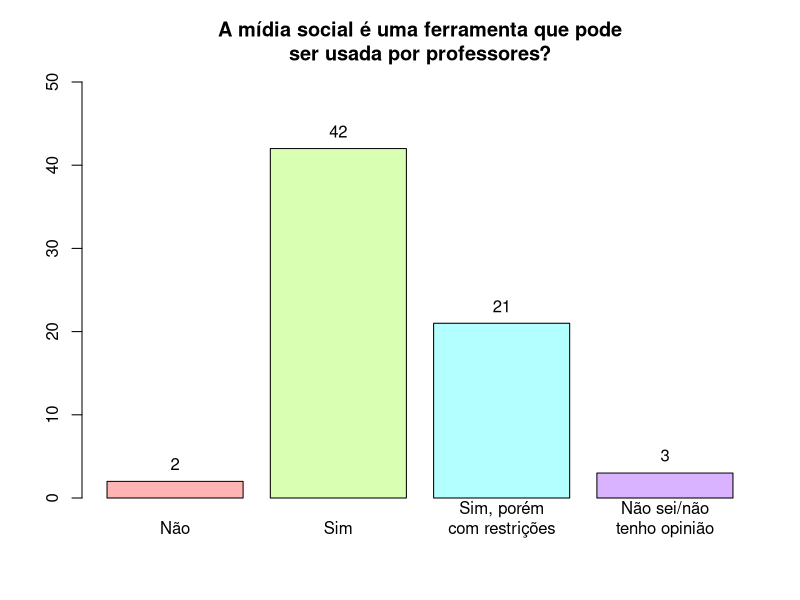
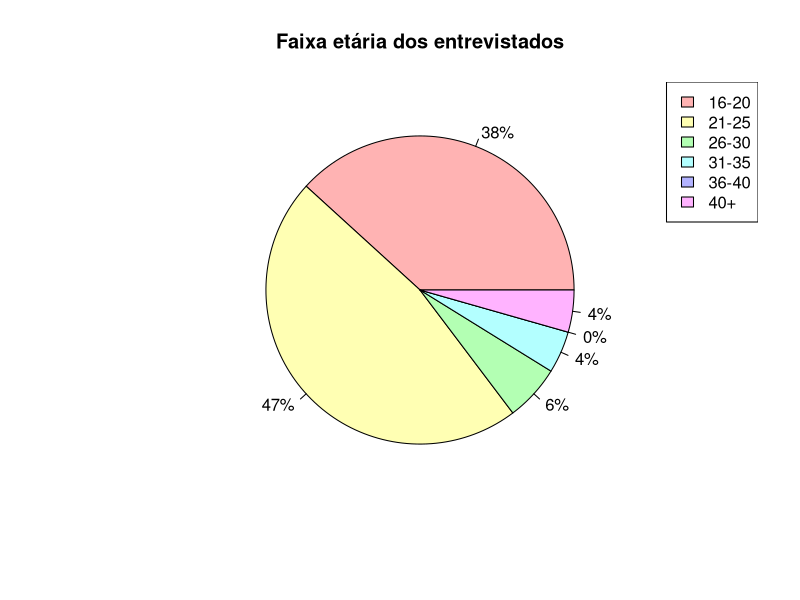
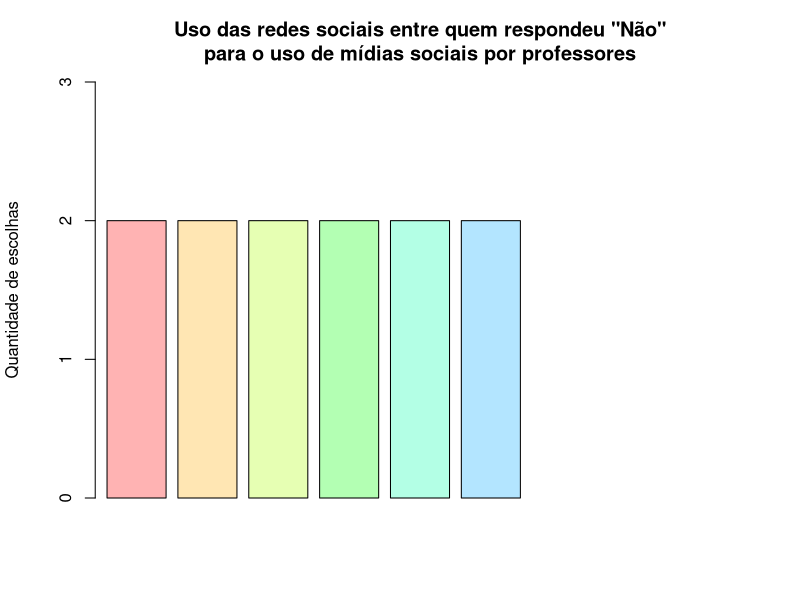
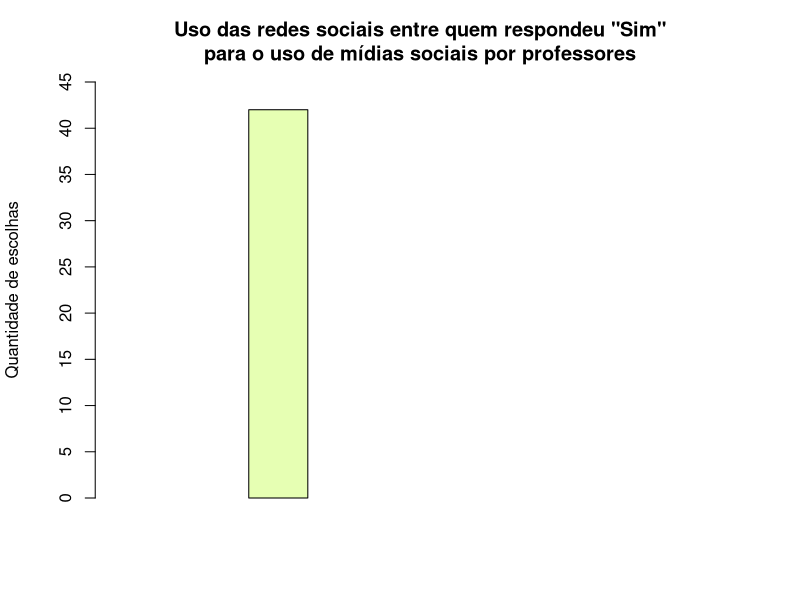
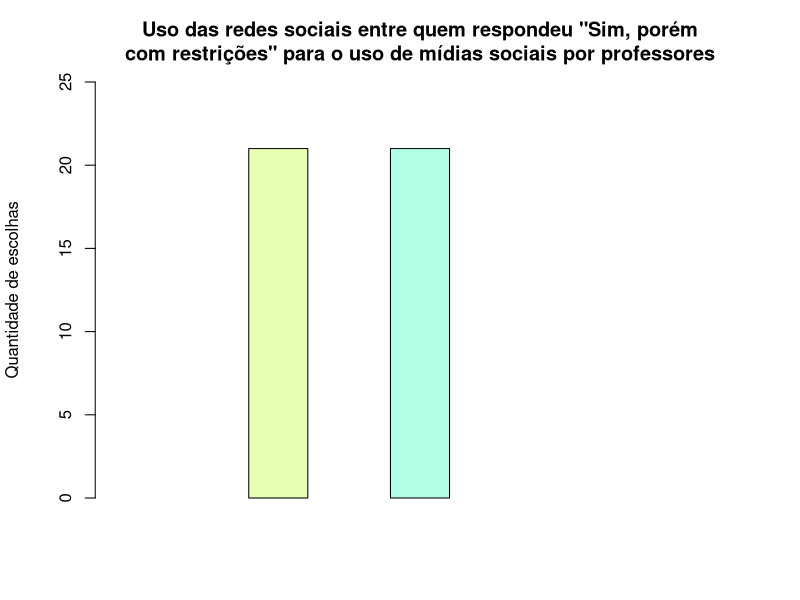
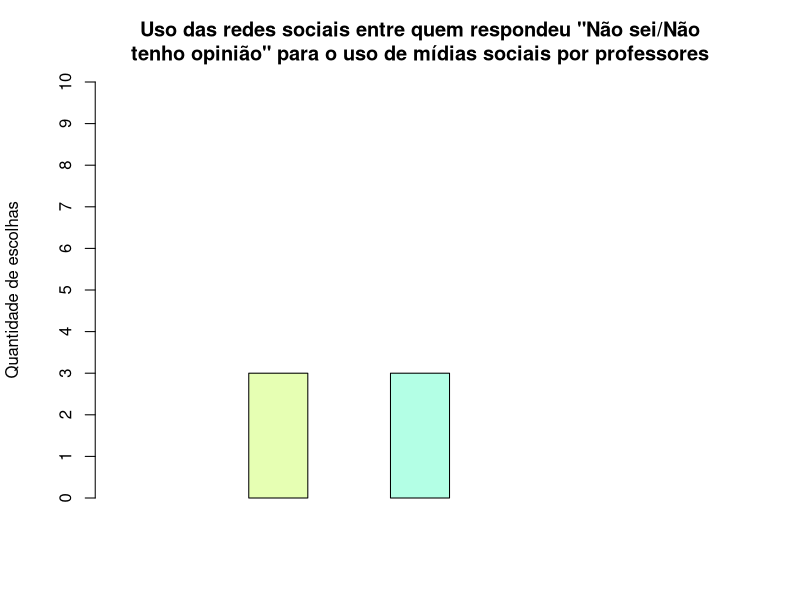
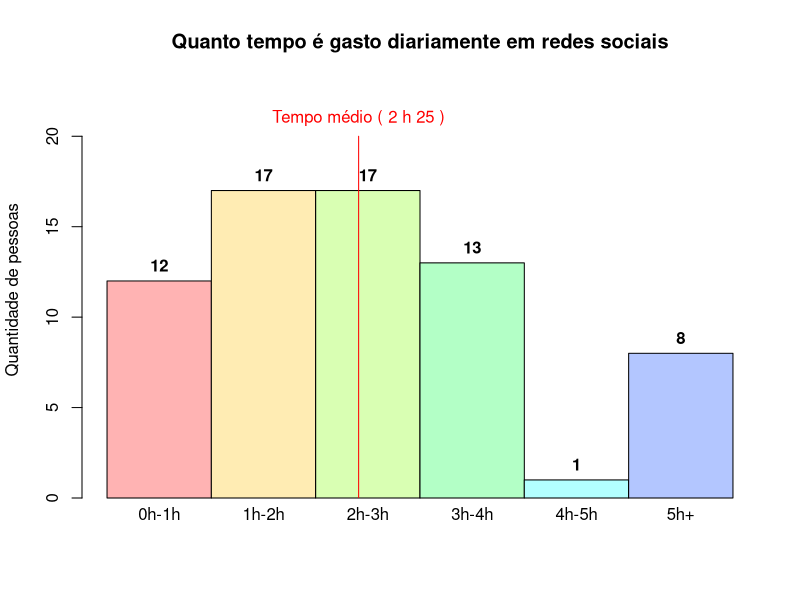
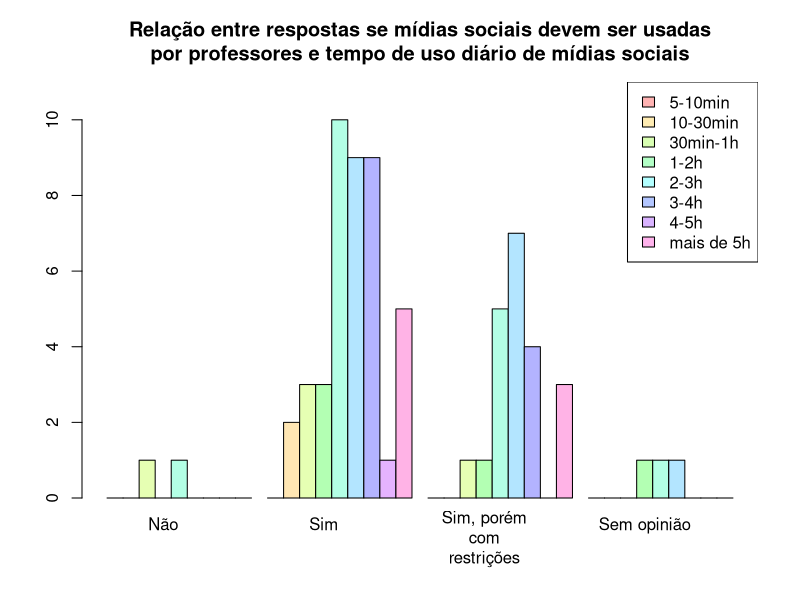

Write the R code that produced these figures, in order.
## ---- chunk 1
knitr::opts_chunk$set(echo = FALSE)
## ---- chunk 2
library(readxl)
df <- read_excel("../dados/umses_alunos_2018.xlsx")
lbls <- c("Não", "Sim", "Sim, porém\ncom restrições", "Não sei/não\ntenho opinião")
xval <- barplot(table(df$usoacademico),
        main="A mídia social é uma ferramenta que pode\nser usada por professores?",
        ylim=c(0, 50),
        names.arg=lbls,
        col=rainbow(4, s=.3))
text(x=xval, y=table(df$usoacademico) + max(table(df$usoacademico)) * 0.05, table(df$usoacademico))
## ---- chunk 3
library(readxl)
df <- read_excel("../dados/umses_alunos_2018.xlsx")
idade <- table(df$idade)
nidade <- as.table(0)
names(nidade) <- 5
idades <- c(idade, nidade)
idadeOrdenada <- idades[order(names(idades))]
idadeLbl = c("16-20", "21-25", "26-30", "31-35", "36-40", "40+")
idadePercent = sprintf("%d%%", round(100 * idadeOrdenada / sum(idadeOrdenada)))
pie(idadeOrdenada, labels=idadePercent, col=rainbow(6, s=.3), main="Faixa etária dos entrevistados")
legend("topright", idadeLbl, fill=rainbow(6, s=.3))
## ---- chunk 4
library(readxl)
df <- read_excel("../dados/umses_alunos_2018.xlsx")
tabela <- cbind(df$twitter, df$facebook, df$whatsapp, df$linkedin, df$youtube, df$instagram, df$snapchat, df$tumblr, df$pinterest, df$usoacademico)
lbls <- c("Twitter", "Facebook", "Whatsapp", "Linkedin", "Youtube", "Instagram", "Snapchat", "Tumblr", "Pinterest")
tab1 <- tabela[tabela[, 10] == 1, 1:9]
graf1 <- colSums(tab1[1:length(tab1[, 1]), 1:9])
xval1 <- barplot(graf1, main="Uso das redes sociais entre quem respondeu \"Não\"\npara o uso de mídias sociais por professores",
      ylab="Quantidade de escolhas",
     beside=TRUE,
     axes=FALSE,
                 axisnames=FALSE,
                 col=rainbow(9, s=.3),
                 ylim=c(0, 3))
axis(0:3, side=2, pos=c(0, 0))
text(lbls, x=xval1, y=-0.05 * max(graf1), srt="45", xpd=TRUE, adj=1)
text(graf1, x=xval1, y=graf1 + 0.05 * max(graf1))
## ---- chunk 5
library(readxl)
df <- read_excel("../dados/umses_alunos_2018.xlsx")
tabela <- cbind(df$twitter, df$facebook, df$whatsapp, df$linkedin, df$youtube, df$instagram, df$snapchat, df$tumblr, df$pinterest, df$usoacademico)
lbls <- c("Twitter", "Facebook", "Whatsapp", "Linkedin", "Youtube", "Instagram", "Snapchat", "Tumblr", "Pinterest")
tab2 <- tabela[tabela[, 10] == 2, 1:9]
graf2 <- colSums(tab2[1:length(tab2[, 1]), 1:9])
xval2 <- barplot(graf2,
                 main="Uso das redes sociais entre quem respondeu \"Sim\"\npara o uso de mídias sociais por professores",
                 ylab="Quantidade de escolhas",
                 beside=TRUE,
                 axes=FALSE,
                 axisnames=FALSE,
                 col=rainbow(9, s=.3),
                 ylim=c(0, 45))
axis(seq(0, 45, 5), side=2, pos=c(0, 0))
text(lbls, x=xval2, y=-0.05 * max(graf2), srt="45", xpd=TRUE, adj=1)
text(graf2, x=xval2, y=graf2 + 0.05 * max(graf2))
## ---- chunk 6
library(readxl)
df <- read_excel("../dados/umses_alunos_2018.xlsx")
tabela <- cbind(df$twitter, df$facebook, df$whatsapp, df$linkedin, df$youtube, df$instagram, df$snapchat, df$tumblr, df$pinterest, df$usoacademico)
lbls <- c("Twitter", "Facebook", "Whatsapp", "Linkedin", "Youtube", "Instagram", "Snapchat", "Tumblr", "Pinterest")
tab3 <- tabela[tabela[, 10] == 3, 1:9]
graf3 <- colSums(tab3[1:length(tab3[, 1]), 1:9])
xval3 <- barplot(graf3,
                 main="Uso das redes sociais entre quem respondeu \"Sim, porém\ncom restrições\" para o uso de mídias sociais por professores",
                 ylab="Quantidade de escolhas",
                 beside=TRUE,
                 axes=FALSE,
                 axisnames=FALSE,
                 col=rainbow(9, s=.3),
                 ylim=c(0, 25))
axis(seq(0, 25, 5), side=2, pos=c(0, 0))
text(lbls, x=xval3, y=-0.05 * max(graf3), srt="45", xpd=TRUE, adj=1)
text(graf3, x=xval3, y=graf3 + 0.05 * max(graf3))
## ---- chunk 7
library(readxl)
df <- read_excel("../dados/umses_alunos_2018.xlsx")
tabela <- cbind(df$twitter, df$facebook, df$whatsapp, df$linkedin, df$youtube, df$instagram, df$snapchat, df$tumblr, df$pinterest, df$usoacademico)
lbls <- c("Twitter", "Facebook", "Whatsapp", "Linkedin", "Youtube", "Instagram", "Snapchat", "Tumblr", "Pinterest")
tab4 <- tabela[tabela[, 10] == 4, 1:9]
graf4 <- colSums(tab4[1:length(tab4[, 1]), 1:9])
xval4 <- barplot(graf4,
                 main="Uso das redes sociais entre quem respondeu \"Não sei/Não\ntenho opinião\"\ para o uso de mídias sociais por professores",
                 ylab="Quantidade de escolhas",
                 beside=TRUE,
                 axes=FALSE,
                 axisnames=FALSE,
                 col=rainbow(9, s=.3),
                 ylim=c(0,10))
axis(0:(10), side=2, pos=c(0, 0))
text(lbls, x=xval4, y=-0.05 * max(graf4), srt="45", xpd=TRUE, adj=1)
text(graf4, x=xval4, y=graf4 + 0.05 * max(graf4))
## ---- chunk 8
library(readxl)
df <- read_excel("../dados/umses_alunos_2018.xlsx")
lbls <- c("0h-1h", "1h-2h", "2h-3h", "3h-4h", "4h-5h", "5h+")
aux <- as.vector(table(df$tempogasto))
h1 = aux[1] + aux[2] + aux[3] 
tabelaTempoGasto <- c(h1, aux[-(1:3)])
xval <- barplot(tabelaTempoGasto,
                main="Quanto tempo é gasto diariamente em redes sociais",
                axisnames=FALSE,
                ylab="Quantidade de pessoas",
                ylim=c(0, 23),
                col=rainbow(8, s=.3),
                space=0)
text(x=xval, y=tabelaTempoGasto + 0.05*max(tabelaTempoGasto), tabelaTempoGasto, font=2)
text(lbls, x=xval, y=-0.05 * max(tabelaTempoGasto), xpd=TRUE)
tempos <- c(30, 90, 150, 210, 270, 300)
tempoMedio <- 0
for(i in 1:length(tabelaTempoGasto)) {
  tempoMedio <- tempoMedio + tempos[i] * tabelaTempoGasto[i]
}
media <- tempoMedio / 68 / 60
horas <- floor(media)
minutos <- (media - horas) * 60
segments(x0=media, x1=media, y0=0, y1= 20, col="red")
text(paste("Tempo médio", "(", horas, "h", round(minutos), ")"), x=media, y=21, col="red")
## ---- chunk 9
library(readxl)
df <- read_excel("../dados/umses_alunos_2018.xlsx")
nrow1 <- as.table(c(0, 0, 0, 0))
names(nrow1) <- c(1, 2, 3, 4)
graf4 <- rbind(nrow1, table(data.frame(df$tempogasto, df$usoacademico)))
rownames(graf4) <- c(1, 2, 3, 4, 5, 6, 7, 8, 9)
labeltempouso <- c("5-10min", "10-30min", "30min-1h", "1-2h", "2-3h", "3-4h", "4-5h", "mais de 5h")
labelusoacademico <- c("Não", "Sim", "Sim, porém\ncom\nrestrições", "Sem opinião")
plot <- barplot(graf4, beside = TRUE, 
                col = rainbow(9, s=.3), 
                xaxt = "n",
                ylim = c(0,max(graf4) + 1),
                main = "Relação entre respostas se mídias sociais devem ser usadas\npor professores e tempo de uso diário de mídias sociais")
legend("topright", labeltempouso, fill = rainbow(8, s=.3))
text(plot[1,] + 3, -.3, srt = "0", labelusoacademico, pos = 1, xpd = TRUE, cex = 1)
## ---- chunk 10
library(readxl)
df <- read_excel("../dados/umses_alunos_2018.xlsx")
nrow <- as.table(c(0, 0, 0, 0))
names(nrow) <- c(1, 2, 3, 4)
graf <- table(data.frame(df$usoacademico, df$idade))
ngraf <- cbind(graf[,1:4], nrow, graf[,5])
colnames(ngraf) <- c(1, 2, 3, 4, 5, 6)
lbls = c("16-20", "21-25", "26-30", "31-35", "36-40", "40+")
barplot(ngraf,
        main="Relação entre respostas sobre uso de mídias\nsociais na educação e idade",
        beside=TRUE,
        names.arg=lbls,
        ylim=c(0, max(ngraf) + 5),
        col=rainbow(4, s=.3),
        xlab="Idade",
        ylab="Quantidade de respostas")
legend("topright", c("Não", "Sim", "Sim, com restrições", "Não sei/não tenho opinião"), fill=rainbow(4, s=.3))
## ---- chunk 11
# ../codigos/midia-social-aproxima-prof-aluno.r
library(readxl)
df <- read_excel("../dados/umses_alunos_2018.xlsx")
profchegaal <- table(df$profchegaal)
ylab = barplot(profchegaal, 
               names.arg = c('Não', 'Sim', 'Sem opinião'),
               col = rainbow(3, s=.3),
               ylab = "Quantidade de escolhas", 
               ylim = c(0, max(profchegaal) + 3), 
               main = "A mídia social é a melhor\nforma dos professores se\naproximarem de seus alunos")
text(ylab, profchegaal+1.5, profchegaal)
## ---- chunk 12
# ../codigos/relacao-midia-social-aproxima-prof-aluno-por-idade.r
library(readxl)
df <- read_excel("../dados/umses_alunos_2018.xlsx")
ncol <- as.table(c(0, 0, 0))
rownames(ncol) <- c(1, 2, 3)
tabela <- table(df$idade, df$profchegaal)
graf <- rbind(tabela[1:4,], ncol, tabela[5,])
rownames(graf) <- c(1, 2, 3, 4, 5, 6)
barplot(graf,
        beside=TRUE,
        ylab="Quantidade de respostas",
        main="Idades dos entrevistados por opinião sobre o uso das mídias\nsociais ser o melhor jeito de aproximar professores de alunos",
        col=rainbow(6, s=.3),
        ylim=c(0, 18),
        names.arg=c("Não", "Sim", "Não sei/não tenho opinião"))
legend("topright", legend=c("16-20", "21-25", "26-30", "31-35", "36-40", "40+"), fill=rainbow(6, s=.3), title="Idade")
## ---- chunk 13
# ../codigos/relacao-uso-midias-sociais-educacao-por-aproximacao-aluno-prof.r
library(readxl)
# Carrega a planilha em um dataframe
df <- read_excel("../dados/umses_alunos_2018.xlsx")
graf <- table(data.frame(df$usoacademico, df$profchegaal))
lbls = c("Sim", "Não", "Sem opinião/\nNão sei")
barplot(graf,
        main="Relação entre respostas sobre uso de mídias\nsociais na educação e se elas são a melhor\nforma de aproximação entre alunos e professor",
        beside=TRUE,
        names.arg=lbls,
        ylim=c(0, max(graf) + 2),
        col=rainbow(4, s=.3),
        xlab="É a melhor forma de aproximação entre alunos e professores?",
        ylab="Quantidade de respostas")
legend("topright", c("Não", "Sim", "Sim, com restrições", "Não sei/não tenho opinião"), fill=rainbow(4, s=.3))
## ---- chunk 14
# ../codigos/dificuldades-uso-educacao.r
library(readxl)
df <- read_excel("../dados/umses_alunos_2018.xlsx")
total <- length(df$distracao)
outros <- sum(table(df$outras_dificuldades))
distracao <- table(df$distracao)[names(table(df$distracao)) == "1"]
usoindev <- table(df$usoindev)[names(table(df$usoindev)) == "1"]
prejintera <- table(df$prejintera)[names(table(df$prejintera)) == "1"]
bulling <- table(df$bulling)[names(table(df$bulling)) == "1"]
continadeq <- table(df$continadeq)[names(table(df$continadeq)) == "1"]
labels <- c("Distração", "Uso indevido", "Prejudica a interação aluno-professor", "Cyber-bullying", "Publicação de conteúdo inadequado")
values <- c(distracao, usoindev, prejintera, bulling, continadeq)
dados <- data.frame(labels, values)
nl <- data.frame("Outros", outros)
names(nl) <- c("labels", "values")
dadosOrdenados <- rbind(dados[with(dados, order(dados$values)),], nl)
xval <- barplot(dadosOrdenados$values,
        main="Dificuldades no uso de mídias sociais\nnum ambiente educacional",
        col=rainbow(6, s=.3),
        ylim=c(0, ceiling(total / 10) * 10),
        ylab="Quantidade de pessoas")
text(x=xval, y=dadosOrdenados$values + 0.05 * max(dadosOrdenados$values), dadosOrdenados$values, xpd=TRUE)
legend("topleft", legend=dadosOrdenados$labels, fill=rainbow(6, s=.3))
